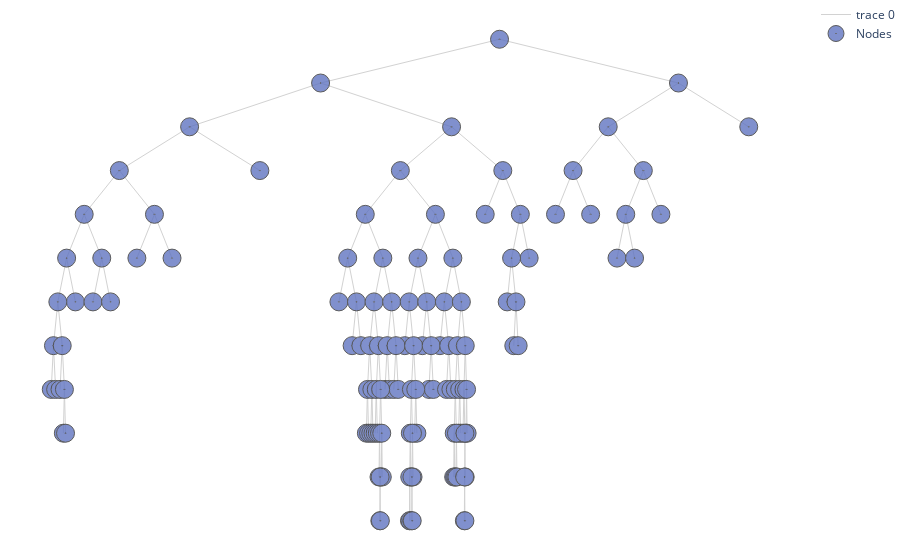

Source (notebook cell):
### Code cell
tree.print_tree(table = True, html = True, merge_leaves = False)

### Figure 1 — Plotly figure (JSON) as saved in the notebook; plotly's stock layout.template omitted (floating-point values rounded to 4 significant figures; data arrays with more than 128 entries replaced by an {"elided": "..."} marker saying what was removed)
{"data": [{"hoverinfo": "none", "line": {"color": "rgb(210,210,210)", "width": 1}, "mode": "lines", "type": "scatter", "x": {"elided": "396 float values"}, "y": {"elided": "396 int values"}}, {"hoverinfo": "text", "marker": {"color": "#6175c1", "line": {"color": "rgb(50,50,50)", "width": 1}, "size": 18, "symbol": "circle-dot"}, "mode": "markers", "name": "Nodes", "opacity": 0.8, "text": {"elided": "133 str values"}, "type": "scatter", "x": {"elided": "133 float values"}, "y": {"elided": "133 int values"}}], "layout": {"margin": {"b": 0, "l": 0, "r": 0, "t": 0}, "plot_bgcolor": "rgba(0, 0, 0, 0)", "xaxis": {"showticklabels": false, "visible": false}, "yaxis": {"showticklabels": true, "visible": false}}}
